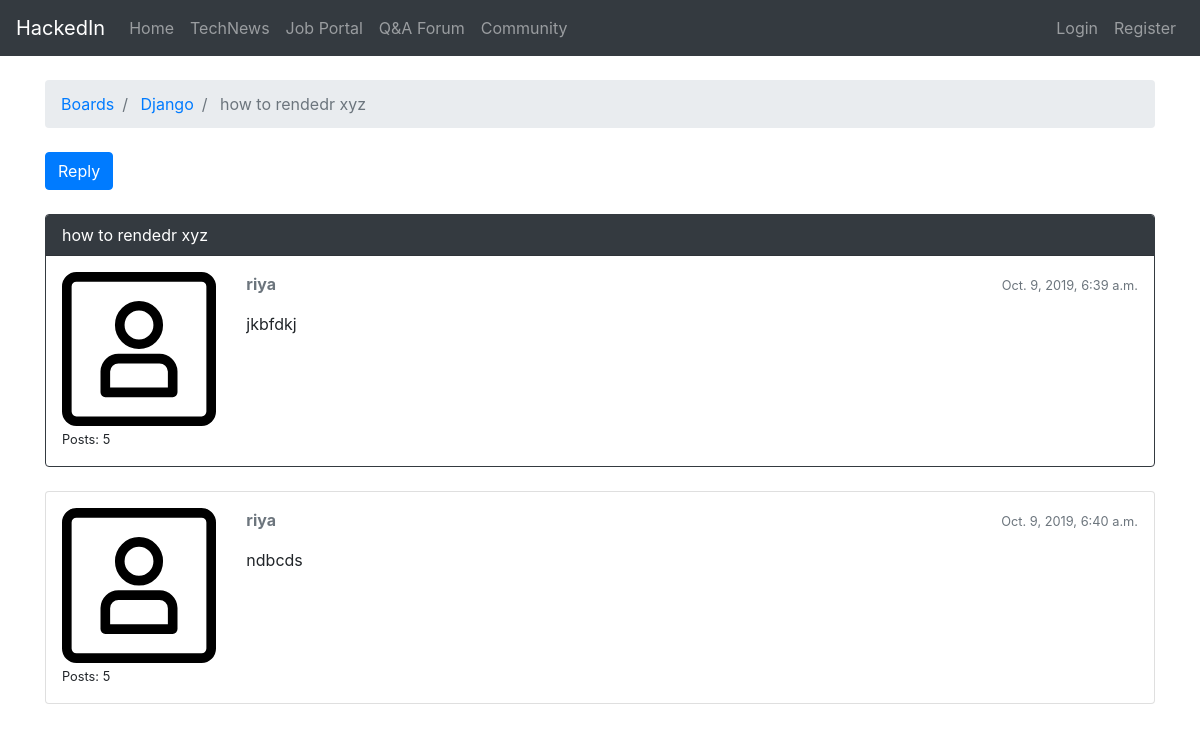
The app's page /forums/boards/1/4/ with its own data.
### forums/models.py (models this page shows, shortened)
class Topic(models.Model):
    subject = models.CharField(max_length=256)
    last_updated = models.DateTimeField(auto_now_add=True)
    board = models.ForeignKey(
        Board,
        on_delete=models.CASCADE,
        related_name='topics',
    )
    starter = models.ForeignKey(
        settings.AUTH_USER_MODEL,
        on_delete=models.CASCADE,
        related_name='topics',
    )
    views = models.PositiveIntegerField(default=0)

class Board(models.Model):
    name = models.CharField(max_length=30, unique=True)
    description = models.CharField(max_length=100)

class Post(models.Model):
    message = models.TextField(max_length=4000)
    topic = models.ForeignKey(
        Topic,
        on_delete=models.CASCADE,
        related_name='posts',
    )
    created_at = models.DateTimeField(auto_now_add=True)
    updated_at = models.DateTimeField(null=True)
    created_by = models.ForeignKey(
        settings.AUTH_USER_MODEL,
        on_delete=models.CASCADE,
        related_name='posts',
    )
    updated_by = models.ForeignKey(
        settings.AUTH_USER_MODEL,
        on_delete=models.CASCADE,
        null=True,
        related_name='+',
    )

### forums/views.py (the view)
# urls.py: path('boards/<int:pk>/<int:topic_pk>/', views.PostListView.as_view(), name='topic_posts'),
class PostListView(ListView):
    model = Post
    context_object_name = 'posts'
    template_name = 'forums/topic_posts.html'
    paginate_by = 2
    def get_queryset(self):
        self.topic = get_object_or_404(Topic, board__pk=self.kwargs.get('pk'), pk=self.kwargs.get('topic_pk'))
        queryset = self.topic.posts.order_by('created_at')
        return queryset
    def get_context_data(self, **kwargs):
        self.topic.views += 1
        self.topic.save()
        context = super().get_context_data(**kwargs)
        context['topic'] = self.topic
        return context

### forums/templates/forums/topic_posts.html (shortened to what this page needs)
{% extends 'forums/base.html' %}
{% block breadcrumb %}
<li class="breadcrumb-item">
    <a href="{% url 'home' %}">Boards</a>
</li>
<li class="breadcrumb-item">
    <a href="{% url 'board_topics' topic.board.pk %}">
        {{ topic.board.name }}
    </a>
</li>
<li class="breadcrumb-item active">
    {{ topic.subject }}
</li>
{% endblock %}
{% block content %}
<div>
    <a href="{% url 'reply_topic' topic.board.pk topic.pk %}" class="btn btn-primary" role="button">
        Reply
    </a>
</div>
{% include 'forums/includes/all_topic_posts.html' %}
{% endblock %}

### forums/templates/forums/includes/all_topic_posts.html (shortened to what this page needs)
{% load static %}
{% for post in posts %}
<div class="card mb-2 mt-4 {% if forloop.first %}border-dark{% endif %}">
    {% if forloop.first %}
        <div class="card-header text-white bg-dark py-2 px-3">
            {{ topic.subject }}
        </div>
    {% endif %}
    <div class="card-body p-3">
        <div class="row">
            <div class="col-2">
                <img src="{% static 'img/avatar.svg' %}" alt="{{ post.created_by.username }}" class="w-100">
                <small>Posts: {{ post.created_by.posts.count }}</small>
            </div>
            <div class="col-10">
                <div class="row mb-3">
                    <div class="col-6">
                        <strong class="text-muted">{{ post.created_by.username }}</strong>
                    </div>
                    <div class="col-6 text-right">
                        <small class="text-muted">{{ post.created_at }}</small>
                    </div>
                </div>
                <p>{{ post.message }}</p>
            </div>
        </div>
    </div>
</div>
{% endfor %}

### records on screen
Topic: board.name "Django", subject "how to rendedr xyz"
Post: created_by.posts.count "5", created_by.username "riya", created_at "Oct. 9, 2019, 6:39 a.m.", message "jkbfdkj"
Post: created_by.posts.count "5", created_by.username "riya", created_at "Oct. 9, 2019, 6:40 a.m.", message "ndbcds"
